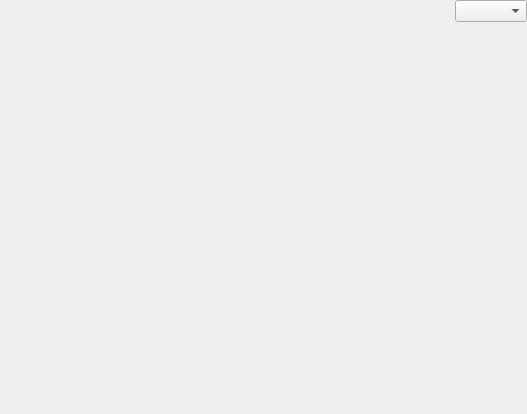
<?xml version="1.0" encoding="UTF-8"?>
<ui version="4.0">
 <class>CQwtDataSequenceViewComp</class>
 <widget class="QWidget" name="CQwtDataSequenceViewComp">
  <property name="geometry">
   <rect>
    <x>0</x>
    <y>0</y>
    <width>527</width>
    <height>414</height>
   </rect>
  </property>
  <property name="windowTitle">
   <string>Form</string>
  </property>
  <layout class="QVBoxLayout" name="verticalLayout_3">
   <property name="leftMargin">
    <number>0</number>
   </property>
   <property name="topMargin">
    <number>0</number>
   </property>
   <property name="rightMargin">
    <number>0</number>
   </property>
   <property name="bottomMargin">
    <number>0</number>
   </property>
   <item>
    <widget class="QFrame" name="ChannelSelectorFrame">
     <property name="frameShape">
      <enum>QFrame::NoFrame</enum>
     </property>
     <property name="frameShadow">
      <enum>QFrame::Raised</enum>
     </property>
     <layout class="QHBoxLayout" name="horizontalLayout">
      <property name="leftMargin">
       <number>0</number>
      </property>
      <property name="topMargin">
       <number>0</number>
      </property>
      <property name="rightMargin">
       <number>0</number>
      </property>
      <property name="bottomMargin">
       <number>0</number>
      </property>
      <item>
       <spacer name="horizontalSpacer">
        <property name="orientation">
         <enum>Qt::Horizontal</enum>
        </property>
        <property name="sizeHint" stdset="0">
         <size>
          <width>40</width>
          <height>20</height>
         </size>
        </property>
       </spacer>
      </item>
      <item>
       <widget class="QComboBox" name="ChannelCombo"/>
      </item>
     </layout>
    </widget>
   </item>
   <item>
    <widget class="QFrame" name="PlotFrame">
     <property name="sizePolicy">
      <sizepolicy hsizetype="MinimumExpanding" vsizetype="MinimumExpanding">
       <horstretch>0</horstretch>
       <verstretch>0</verstretch>
      </sizepolicy>
     </property>
     <property name="minimumSize">
      <size>
       <width>320</width>
       <height>240</height>
      </size>
     </property>
     <property name="frameShape">
      <enum>QFrame::NoFrame</enum>
     </property>
     <property name="frameShadow">
      <enum>QFrame::Raised</enum>
     </property>
     <layout class="QVBoxLayout" name="verticalLayout_2">
      <property name="leftMargin">
       <number>0</number>
      </property>
      <property name="topMargin">
       <number>0</number>
      </property>
      <property name="rightMargin">
       <number>0</number>
      </property>
      <property name="bottomMargin">
       <number>0</number>
      </property>
     </layout>
    </widget>
   </item>
  </layout>
 </widget>
 <resources/>
 <connections/>
</ui>
